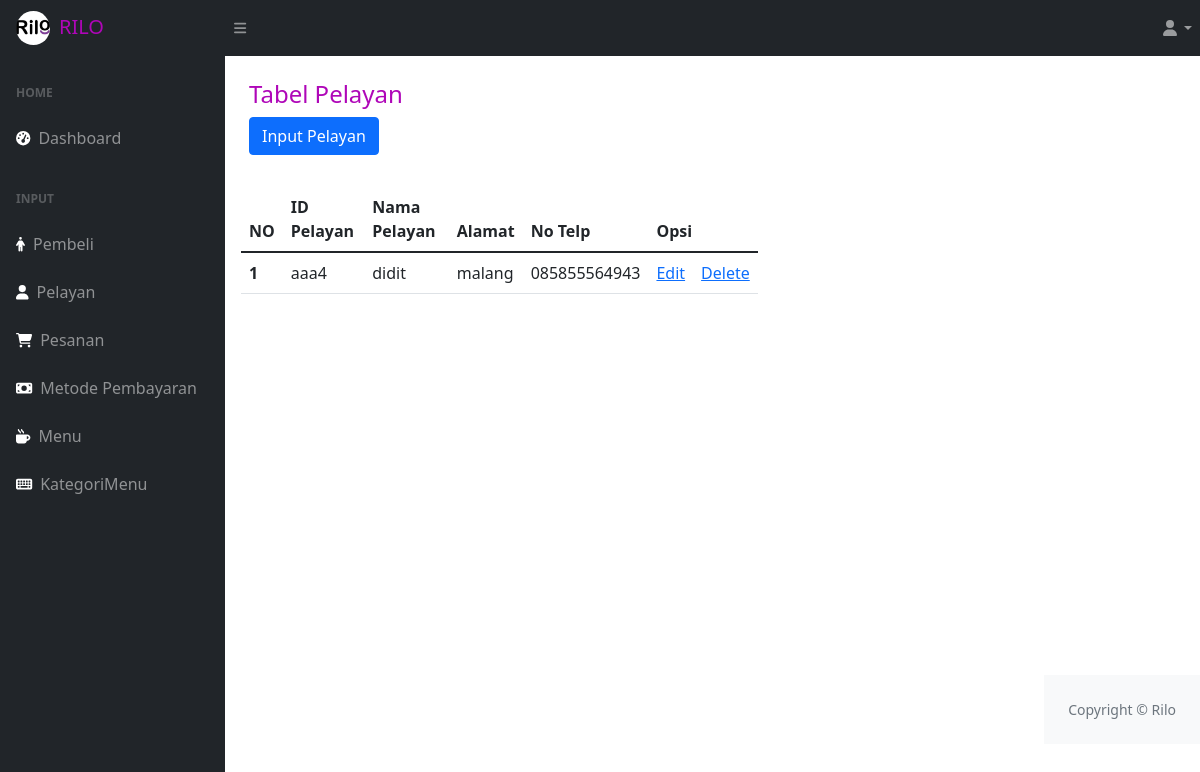
The page /Pelayan/pelayan.php on the database its author committed.
### tables this page shows
CREATE TABLE `pelayan` (
  `idPelayan` char(5) NOT NULL,
  `nama` varchar(50) NOT NULL,
  `alamat` varchar(50) NOT NULL,
  `noTelp` varchar(15) NOT NULL
);

### Pelayan/pelayan.php (the view, shortened to what this page needs)
<!DOCTYPE html>
<html lang="en">
    <head>
        <link href="https://cdn.jsdelivr.net/npm/simple-datatables@latest/dist/style.css" rel="stylesheet" />
        <link href="../assets/css/styles.css" rel="stylesheet" />
    </head>
    <body class="sb-nav-fixed">
        <nav class="sb-topnav navbar navbar-expand navbar-dark bg-dark">
            <h6 class="navbar-brand ps-3" style="color :#AF06B8 " href="../home.php"><img src="../assets/img/Rilo.png" class="img-fluid rounded-circle me-2" style="height : 35px; padding-right : 1px; padding-bottom:1px;">RILO</h6>
            <button class="btn btn-link btn-sm order-1 order-lg-0 me-4 me-lg-0" id="sidebarToggle" href="#!"><i class="fas fa-bars"></i></button>
            <ul class="navbar-nav ms-auto ">
                <li class="nav-item dropdown">
                    <a class="nav-link dropdown-toggle" id="navbarDropdown" href="#" role="button" data-bs-toggle="dropdown" aria-expanded="false"><i class="fas fa-user fa-fw"></i></a>
                </li>
            </ul>
        </nav>
        <div id="layoutSidenav">
            <div id="layoutSidenav_nav">
                    <nav class="sb-sidenav accordion sb-sidenav-dark" id="sidenavAccordion">
                        <div class="sb-sidenav-menu">
                          <div class="nav">
                              <div class="sb-sidenav-menu-heading">Home</div>
                              <a class="nav-link" href="../dashboard.php">
                                  <div class="sb-nav-link-icon" style="color :white "><i class="fas fa-tachometer-alt"></i></div>
                                  Dashboard
                              </a>
                              <div class="sb-sidenav-menu-heading">Input</div>
                              <a class="nav-link" href="../Pembeli/pembeli.php">
                                  <div class="sb-nav-link-icon"style="color :white "><i class="fa-solid fa-person"></i></div>
                                  Pembeli
                              </a>
                              <a class="nav-link" href="pelayan.php">
                                  <div class="sb-nav-link-icon"style="color :white "><i class="fa-solid fa-user"></i></div>
                                  Pelayan
                              </a>
                              <a class="nav-link" href="../Pesanan/pesanan.php">
                                  <div class="sb-nav-link-icon"style="color :white "><i class="fa-solid fa-cart-shopping"></i></div>
                                  Pesanan
                              </a>
                              <a class="nav-link" href="../Pembayaran/metodePembayaran.php">
                                  <div class="sb-nav-link-icon"style="color :white "><i class="fa-solid fa-money-bill"></i></div>
                                  Metode Pembayaran
                              </a>
                              <a class="nav-link" href="../Menu/menu.php">
                                  <div class="sb-nav-link-icon"style="color :white "><i class="fa-solid fa-mug-hot"></i></div>
                                  Menu
                              </a>
                              <a class="nav-link" href="../Menu/kategoriMenu.php">
                                  <div class="sb-nav-link-icon"style="color :white "><i class="fa-solid fa-keyboard"></i></div>
                                  KategoriMenu
                              </a>
                    </nav>
                    </div>
                  <div id="layoutSidenav_content">
                    <main>
                    <div class="container-fluid px-4">
                        <h4 class="mt-4" style="color :#AF06B8 ">Tabel Pelayan</h4>
                        <div class="d-flex align-items-center justify-content-between small">
                        <button type="button" class="btn btn-primary" data-bs-toggle="modal" data-bs-target="#exampleModal">
                            Input Pelayan
                        </button>
                    </div>
                    </main>
                    <div class="card-body">
                    <div class="row justify-content-md-left">
                     <div class="col col-lg-8">
              <form role="form" action="../data.php" class="text-start" method="POST">
            <div class="row justify-content-md-left">
        <div class="col col-lg-15">
        <table class="table mt-3">
        <thead>
            <tr>
            <th scope="col">NO</th>
            <th scope="col">ID Pelayan</th>
            <th scope="col">Nama Pelayan</th>
            <th scope="col">Alamat</th>
            <th scope="col">No Telp</th>
            <th scope="col"colspan=2>Opsi</th>
            </tr>
           </thead>
        <tbody>
            <?php
                include "../koneksi.php";
                $no = 1;
                $qrec = mysqli_query($con, "SELECT * FROM pelayan");
                while ($rec = mysqli_fetch_array($qrec))
                {
            ?>
            <tr>
                <th scope="row"><?= $no ?></th>
                <td><?= $rec['idPelayan'] ?></td>
                <td><?= $rec['nama'] ?></td>
                <td><?= $rec['alamat'] ?></td>
                <td><?= $rec['noTelp'] ?></td>
                <td><a href="updatepelayan.php?idPelayan=<?= $rec["idPelayan"] ?>"> Edit</a> </td>
                <td><a href="../data.php?idPelayan=<?= $rec["idPelayan"] ?>"> Delete </a> </td>
            </tr>
            <?php $no++; } ?>
        </tbody>
        </table>
            </div>
                 </div>
                </div>
        </div>
     </div>
</div>
    <footer class="py-4 bg-light mt-auto">
            <div class="container-fluid px-4">
                <div class="d-flex align-items-center justify-content-between small">
                    <div class="text-muted">Copyright &copy; Rilo</div>
                        </div>
                    </div>
                </footer>
            </div>
    </body>
</html>

### rows shown on the page
pelayan: idPelayan "aaa4", nama "didit", alamat "malang", noTelp "085855564943"
